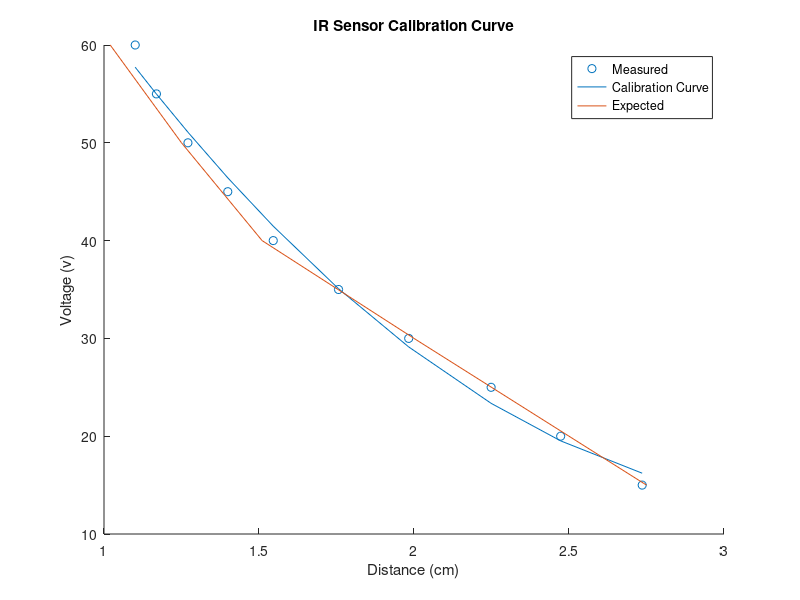
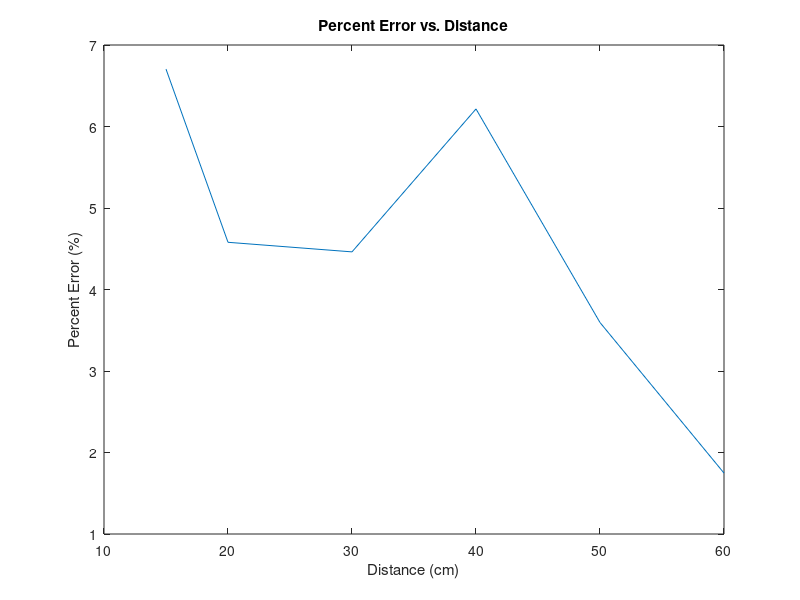

Write MATLAB code to recreate these figures, in order.
% calibrates IR sensor based on 10 meaurements each of 10 distances
% d is the polyfit result (gives distance in cm as a function of IR
% voltage)
% e is the percent error
function [d, e] = Callibration()
    clear;
    clf;
    calibration_data = csvread('DistanceCalibrationTable.csv');
    measured_distance = calibration_data(:,1);
    measured_raw_IR = calibration_data(:,2:end);

    average_raw_IR = zeros(length(measured_distance),1)
    for i=1:length(measured_distance)
        average_raw_IR(i) = mean(measured_raw_IR(i,:));
    end

    measured_voltage = 5.*(average_raw_IR./1023);

    % values taken from the IR sensor data sheet [citation]
    expected_distance = [15; 20; 30; 40; 50; 60];
    expected_voltage = [2.75; 2.5; 2; 1.51; 1.25; 1.02];
    
    %v = polyfit(measured_distance, measured_voltage, 2);
    d = polyfit(measured_voltage, measured_distance, 2)
    %fit_curve = polyval(v, measured_distance);
    fit_curve = polyval(d, measured_voltage);
    
    
    %predicted_voltage = polyval(v, expected_distance);
    predicted_distance = polyval(d, expected_voltage);
    %percent_error = (predicted_voltage - expected_voltage)/expected_voltage*100;
    error = predicted_distance - expected_distance;
    percent_error = (abs(error)./predicted_distance)*100;
    
    e = mean(percent_error)
    
    figure(1)
        clf
        scatter(measured_voltage,measured_distance);
        hold on
        plot(measured_voltage, fit_curve)
        plot(expected_voltage, expected_distance)

        xlabel('Distance (cm)')
        ylabel('Voltage (v)')
        title('IR Sensor Calibration Curve')
        legend('Measured', 'Calibration Curve', 'Expected');
    
    figure(2)
        clf
        plot(expected_distance, percent_error);
        hold on
        
        xlabel('Distance (cm)')
        ylabel('Percent Error (%)')
        title('Percent Error vs. Distance');
    
end